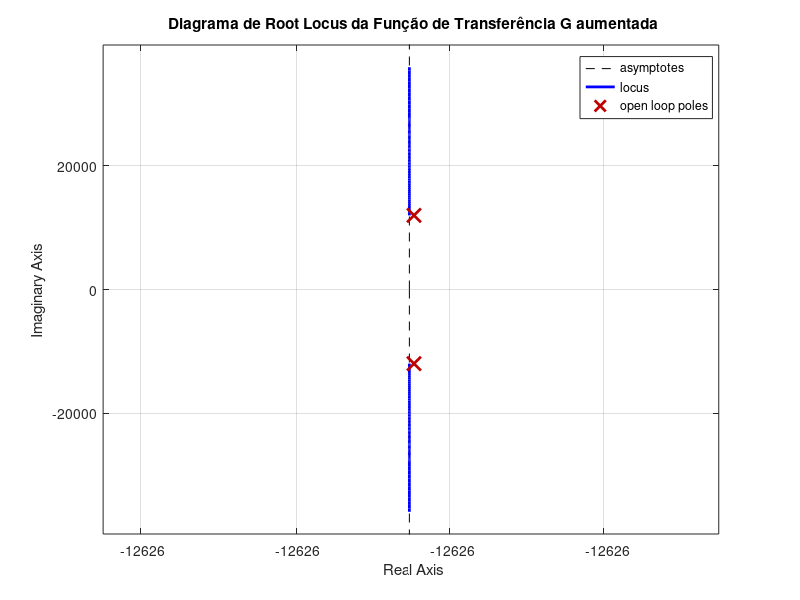
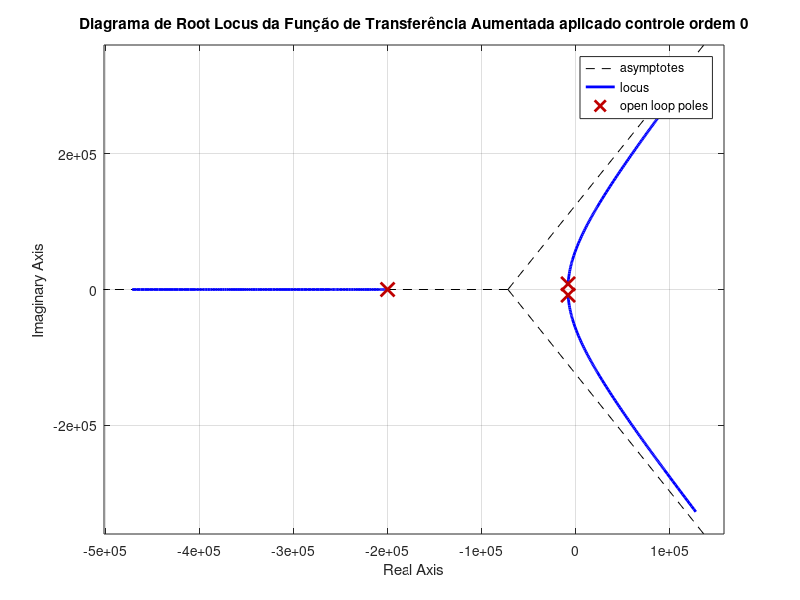
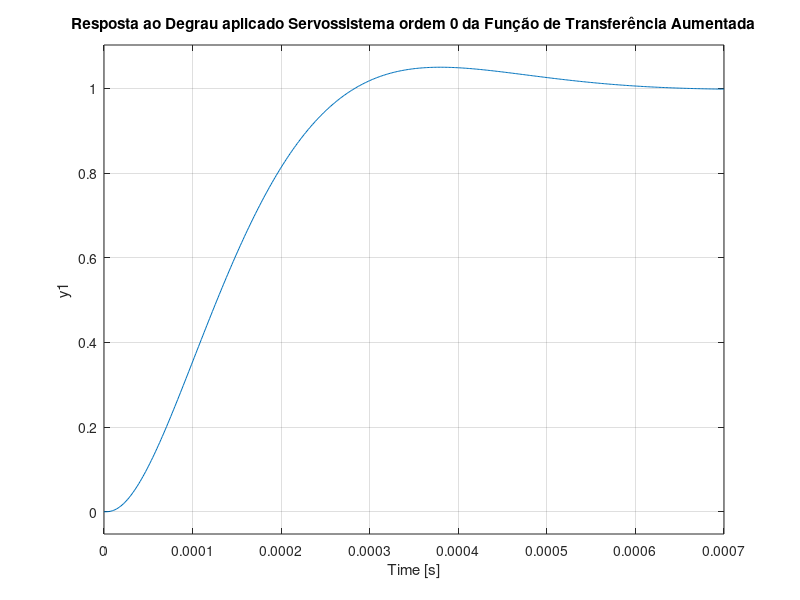

These charts were generated, in order, by the following MATLAB code: (Note: this script raises an error after producing the figures.)
% clear;
% clc;
close all;
s = tf('s');
% Vin = 50;
% L=100*10^(-3);
% Cap=220*10^(-6);
% R=50;
Vin = 12;
L=0.001;
Cap=3.3*10^(-6);
R=12;

% Regulador (n faz sentido na minha head)
A = [(-1/(R*Cap)) 1/Cap; -1/L 0]
B = [0; Vin/L]
C = [1 0]
D = [0]
sys = ss(A, B, C, D)
controlab_vet = ctrb(A,B);
disp('Rank da matriz de controlabilidade:');
disp(rank(controlab_vet));


% Ordem 0


A_aum = [A [0;0]; -C 0]
B_aum = [B;0]
C_aum = [C 0]
% poles = [-12390.30540260398 + 22393.13891451005i 12390.30540260398 - 22393.13891451005i -471.91444731728];
% poles = [-8 + 10.91501083i -8 - 10.91501083i -100]
% poles = [-8 -100 -200]
poles = [-8000 + 8389.51512813j -8000 - 8389.51512813j -200000]
K_aum = acker(A_aum, B_aum, poles)

A_aum_mf = A_aum - (B_aum*K_aum)
B_aum_mf = [0;0;1]
% B_aum_mf = [B;1]
C_aum_mf = C_aum
D_aum_mf = 0
sys_aum = ss(A_aum,B_aum,C_aum,0)


sys_mf_aum = ss(A_aum_mf,B_aum_mf,C_aum_mf,D_aum_mf)

figure;
rlocus(sys_aum)
grid on;
title('Diagrama de Root Locus da Função de Transferência G aumentada');

figure;
rlocus(sys_mf_aum)
grid on;
title('Diagrama de Root Locus da Função de Transferência Aumentada aplicado controle ordem 0');
figure;
step(sys_mf_aum,7*(10^-4))
grid on;
title('Resposta ao Degrau aplicado Servossistema ordem 0 da Função de Transferência Aumentada');
display(K_aum)
% K= place(A_aum,B_aum,[-100 -400 -500])
% K= place(A_aum,B_aum,[-8 -100 -200])



sys_tf = tf(sys_mf_aum)
[y, t] = step(sys_tf,10);

% Erro de regime permanente para uma entrada de degrau unitário
erro = 1 - y(end); % O erro é 1 - o valor final da resposta ao degrau

disp(['Erro de regime permanente: ', num2str(erro)]);


setpoint = 1
figure();
t=(10^-3)*(0:0.0000006:1);                                 
opts = stepDataOptions('StepAmplitude',setpoint);            
[y,t]= step(sys_mf_aum, t,opts);                            
plot(t,y);                                          
grid on;                                              
xlabel('Tempo(segundos)', 'FontSize', 16)                                 
ylabel('Amplitude(V)', 'FontSize', 16)                                    
title('Resposta ao Degrau Malha Fechada EE com Integrador', 'FontSize', 20)
set(gca, 'FontSize', 12);   % Aumenta o tamanho da fonte dos ticks dos eixos x e y

sys_commintEE = sys_mf_aum
